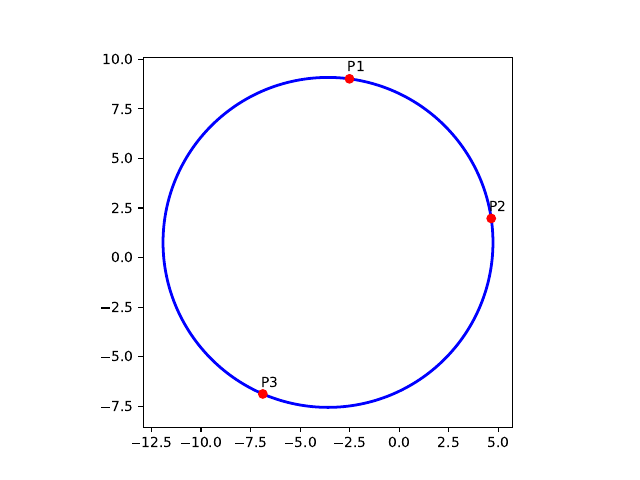

Recreate this plot in Python.

import numpy as np
import matplotlib.pyplot as plt
from comgeo.core.vertex import Vertex2D
from comgeo.functional.shape.form import circumcircle_vertices
import os

def main():
    # Create three random 2D vertices
    np.random.seed(42)
    points = [Vertex2D(*np.random.uniform(-10, 10, 2)) for _ in range(3)]

    # Construct the circumcircle
    circle = circumcircle_vertices(tuple(points))

    # Prepare plot
    fig, ax = plt.subplots()

    # Draw the circumcircle
    circ = plt.Circle((circle.center.x, circle.center.y), circle.radius, fill=False, color='blue', linewidth=2)
    ax.add_patch(circ)

    # Draw the three vertices
    x = [p.x for p in points]
    y = [p.y for p in points]
    ax.scatter(x, y, color='red', zorder=5)

    # Annotate points
    for i, p in enumerate(points):
        ax.annotate(f'P{i+1}', (p.x, p.y), textcoords="offset points", xytext=(5,5), ha='center')

    # Set limits and aspect
    ax.set_aspect('equal')
    ax.set_xlim(min(x + [circle.center.x - circle.radius]) - 1, max(x + [circle.center.x + circle.radius]) + 1)
    ax.set_ylim(min(y + [circle.center.y - circle.radius]) - 1, max(y + [circle.center.y + circle.radius]) + 1)

    # Save to PDF in the same folder as this script
    pdf_path = os.path.join(os.path.dirname(__file__), "circumcircle.pdf")
    plt.savefig(pdf_path)
    plt.close()

    print(f"Saved plot to {pdf_path}")

if __name__ == "__main__":
    main()
